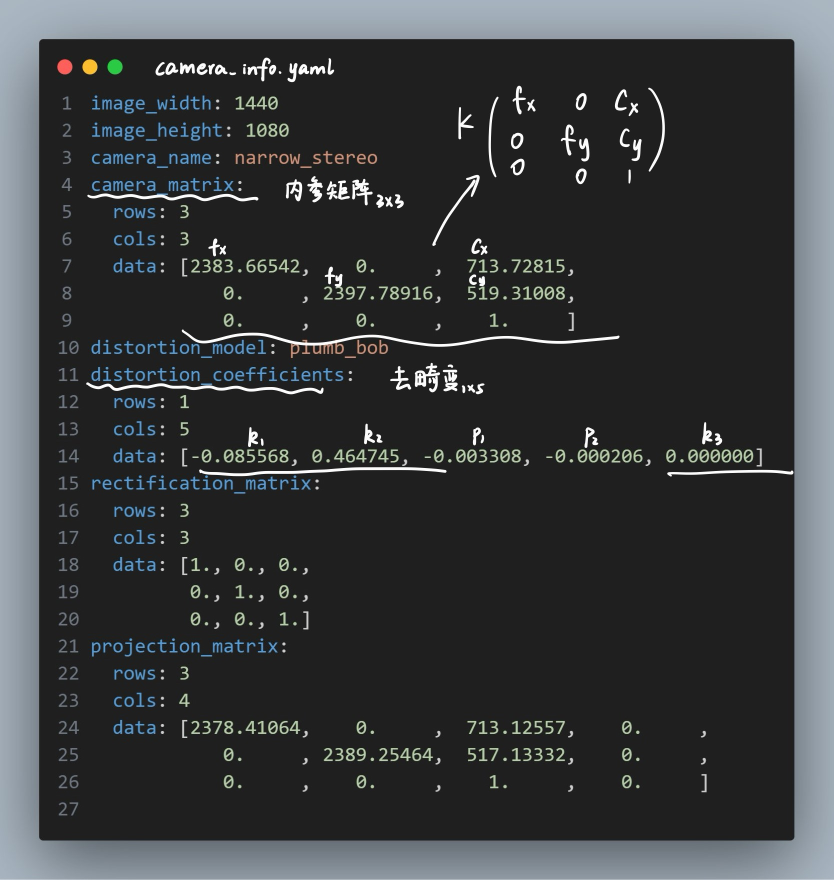
//> input picture Lesson4_camera_caliberation/images/1.2.jpg, 1667 x 1760 px (shown at 1/2 size)
$ ./03_otsu ../../../../../Lesson4_camera_caliberation/images/1.2.jpg   (built with g++ and OpenCV 4)
//> lines starting //> are read from the running program, lines starting //| are printed output that depends on the picture; after the words box and inside, x2 and y2 are one past the last pixel; in counts of white or black regions, pixels touching at a corner belong together
#include <opencv2/opencv.hpp>
#include <iostream>

using namespace cv;
using namespace std;

int main(int argc, char *argv[])
{
    if (argc < 2)
    {
        std::cerr << "Usage: " << argv[0] << " <image_path> <binary_threshold>" << std::endl;
        return -1;
    }

    std::string image_path = argv[1];
    cv::Mat src = cv::imread(image_path, cv::IMREAD_GRAYSCALE);
//> src: 1760 rows x 1667 cols, CV_8UC1; min 12, max 255, mean 58.7

    // 2. 创建输出矩阵
    Mat dst;

    // 3. 应用Otsu阈值分割
    double otsuThresh = threshold(src, dst, 0, 255, THRESH_BINARY | THRESH_OTSU);
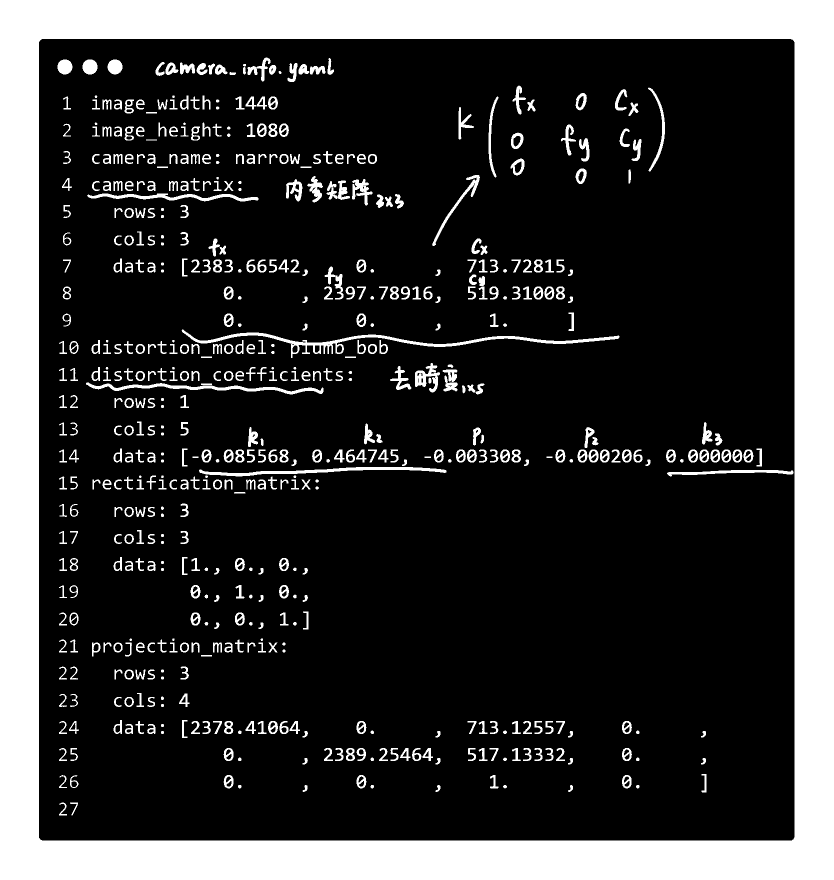
//> dst: 1760 rows x 1667 cols, CV_8UC1 (shown at 1/2 size); 21.5% white; 581 white regions, largest, box (x1, y1, x2, y2) and area: (0, 0, 1667, 1760) 511852, (363, 659, 1239, 716) 6108, (398, 934, 893, 953) 3041
//> otsuThresh = 94

    // 4. 显示结果和计算出的阈值
    cout << "Otsu算法计算的最佳阈值: " << otsuThresh << endl;
//| Otsu算法计算的最佳阈值: 94

    namedWindow("原始图像", WINDOW_AUTOSIZE);
    namedWindow("Otsu阈值分割结果", WINDOW_AUTOSIZE);

    imshow("原始图像", src);
    imshow("Otsu阈值分割结果", dst);

    // 5. 可选：绘制直方图（帮助理解Otsu原理）
    Mat hist;
    int histSize = 256;
    float range[] = {0, 256};
    const float *histRange = {range};
    calcHist(&src, 1, 0, Mat(), hist, 1, &histSize, &histRange);
//> hist = 256 values, max 2016169 at index 31, min 0 at index 0, mean 11460.6

    int hist_w = 512, hist_h = 400;
    int bin_w = cvRound((double)hist_w / histSize);
    Mat histImage(hist_h, hist_w, CV_8UC3, Scalar(255, 255, 255));

    // 归一化直方图
    normalize(hist, hist, 0, histImage.rows, NORM_MINMAX, -1, Mat());
//> hist = 256 values, max 400 at index 31, min 0 at index 0, mean 2.27

    // 绘制直方图
    for (int i = 1; i < histSize; i++)
    {
        line(histImage,
             Point(bin_w * (i - 1), hist_h - cvRound(hist.at<float>(i - 1))),
             Point(bin_w * (i), hist_h - cvRound(hist.at<float>(i))),
             Scalar(0, 0, 255), 2, 8, 0);
    }
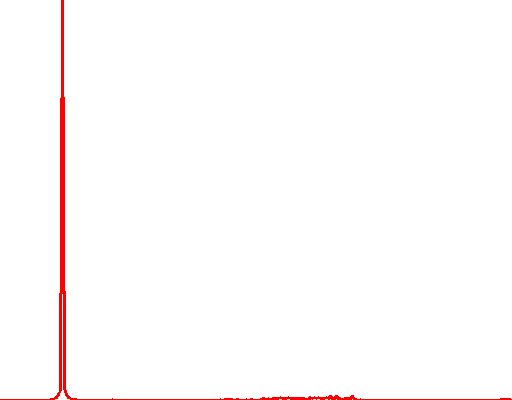
//> histImage: 400 rows x 512 cols, CV_8UC3; mean B, G, R 251.7, 251.7, 255

    // 在直方图上标记Otsu阈值
    line(histImage,
         Point(bin_w * otsuThresh, 0),
         Point(bin_w * otsuThresh, hist_h),
         Scalar(0, 255, 0), 2, 8, 0);

    putText(histImage, "Otsu Threshold: " + to_string(otsuThresh),
            Point(50, 50), FONT_HERSHEY_SIMPLEX, 0.8, Scalar(0, 0, 0), 2);
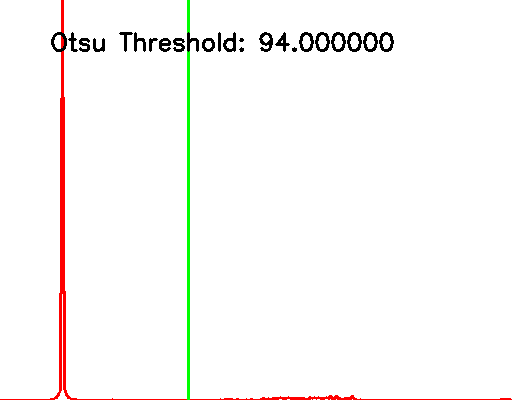
//> histImage: 400 rows x 512 cols, CV_8UC3; mean B, G, R 247.3, 248.7, 250.5

    namedWindow("灰度直方图", WINDOW_AUTOSIZE);
    imshow("灰度直方图", histImage);

    // 6. 保存结果
    imwrite("otsu_threshold_result.jpg", dst);

    // 7. 等待按键退出
    waitKey(0);
    return 0;
}

$ run again, on Lesson4_camera_caliberation/images/4.3.jpg
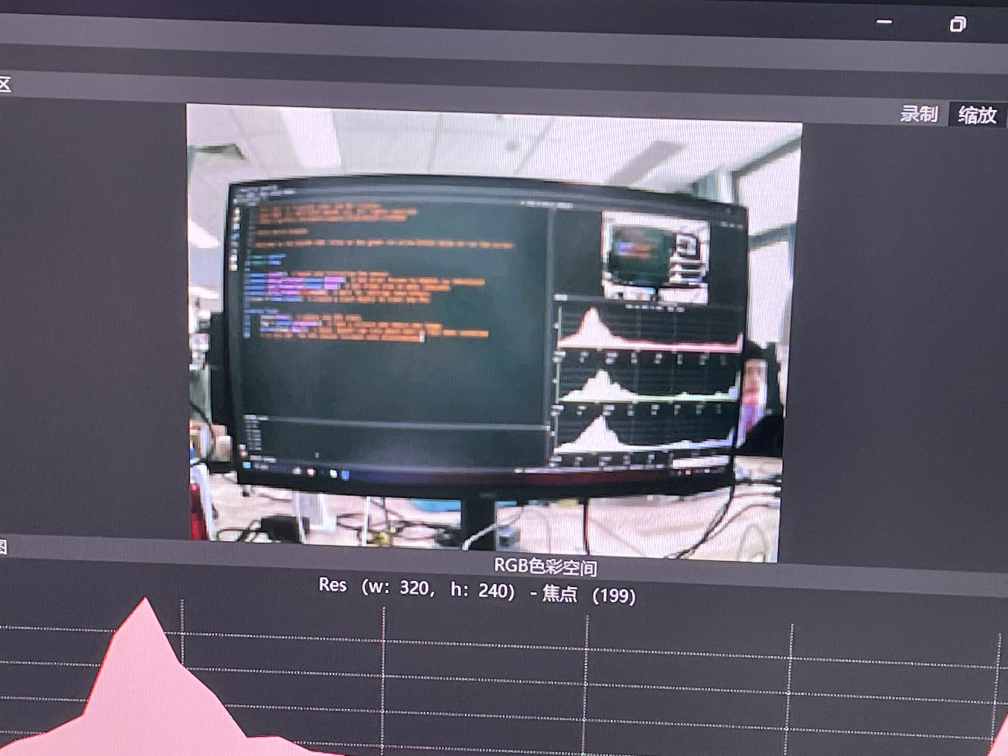
//> input picture Lesson4_camera_caliberation/images/4.3.jpg, 4032 x 3024 px (shown at 1/4 size)
//> `double otsuThresh = threshold(src, dst, 0, 255, THRESH_BINARY | THRESH..`:
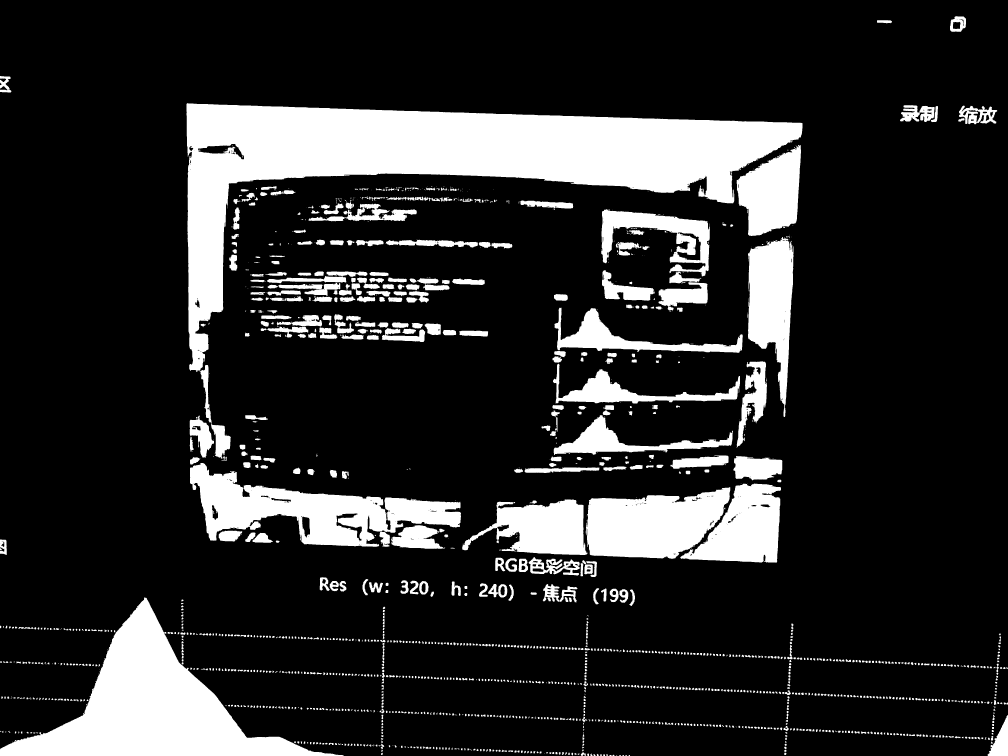
//> dst: 3024 rows x 4032 cols, CV_8UC1 (shown at 1/4 size); 17.2% white; 1699 white regions (383 under 20 px), largest, box (x1, y1, x2, y2) and area: (746, 413, 3210, 1487) 720236, (0, 2389, 1375, 3024) 291444, (760, 1852, 1844, 2187) 155172
//> otsuThresh = 143
//| Otsu算法计算的最佳阈值: 143
//> `calcHist(&src, 1, 0, Mat(), hist, 1, &histSize, &histRange);`: hist = 256 values, max 364959 at index 75, min 121 at index 0, mean 47628
//> `normalize(hist, hist, 0, histImage.rows, NORM_MINMAX, -1, Mat());`: hist = 256 values, max 400 at index 75, min 0 at index 0, mean 52.09
//> `putText(histImage, "Otsu Threshold: " + to_string(otsuThresh), Point(5..`:
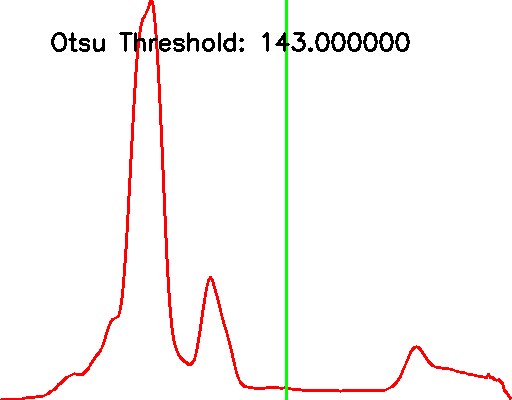
//> histImage: 400 rows x 512 cols, CV_8UC3; mean B, G, R 245.4, 246.9, 250.4

$ run again, on Lesson4_camera_caliberation/images/1.1.png
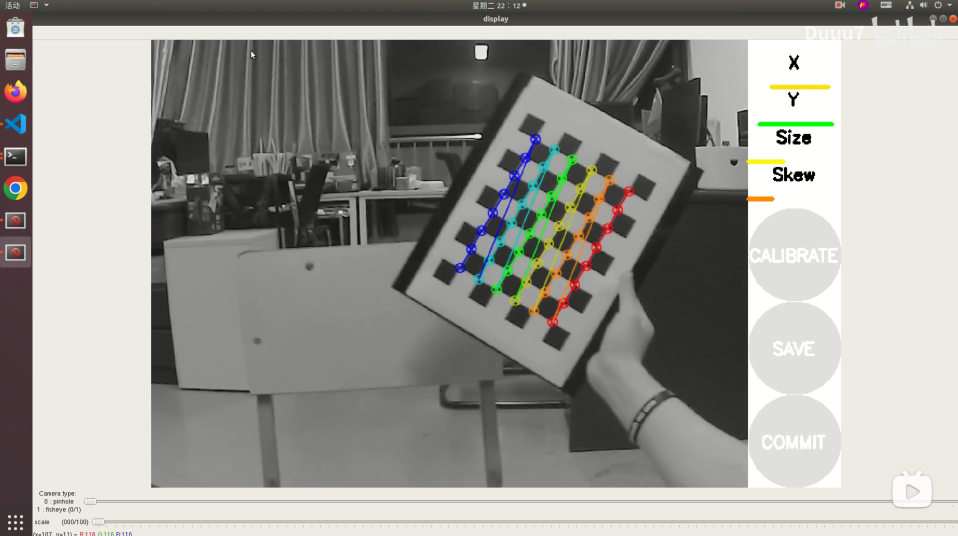
//> input picture Lesson4_camera_caliberation/images/1.1.png, 2872 x 1606 px (shown at 1/3 size)
//> `double otsuThresh = threshold(src, dst, 0, 255, THRESH_BINARY | THRESH..`:
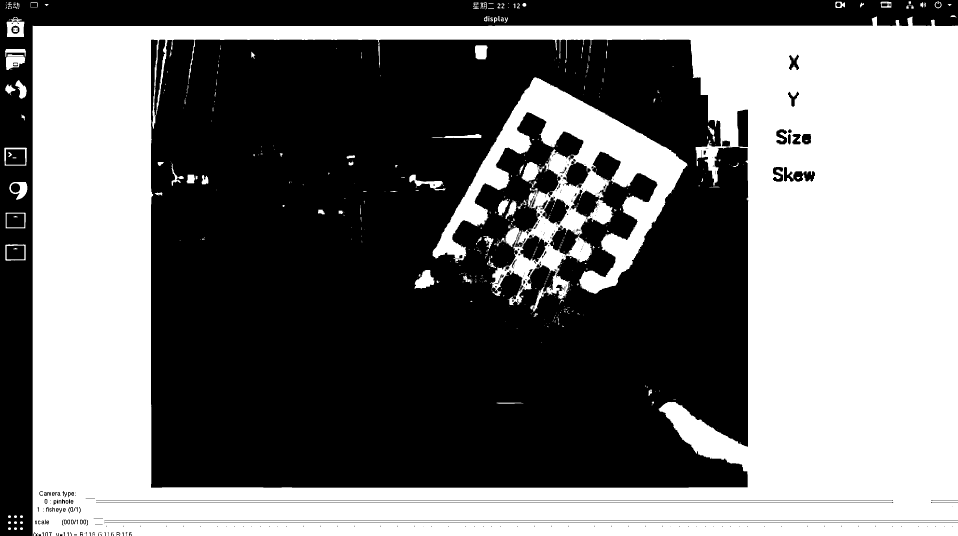
//> dst: 1606 rows x 2872 cols, CV_8UC1 (shown at 1/3 size); 45.1% white; 552 white regions (392 under 20 px), largest, box (x1, y1, x2, y2) and area: (98, 49, 2872, 1606) 1881239, (1298, 231, 2062, 916) 165615, (1565, 486, 1633, 545) 2151
//> otsuThresh = 159
//| Otsu算法计算的最佳阈值: 159
//> `calcHist(&src, 1, 0, Mat(), hist, 1, &histSize, &histRange);`: hist = 256 values, max 1260949 at index 234, min 4 at index 27, mean 18017.3
//> `normalize(hist, hist, 0, histImage.rows, NORM_MINMAX, -1, Mat());`: hist = 256 values, max 400 at index 234, min 0 at index 27, mean 5.71
//> `putText(histImage, "Otsu Threshold: " + to_string(otsuThresh), Point(5..`:
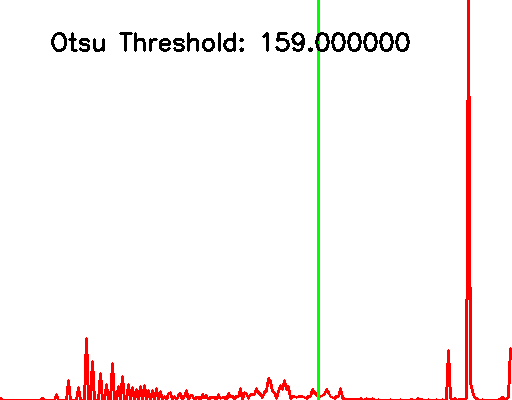
//> histImage: 400 rows x 512 cols, CV_8UC3; mean B, G, R 243.9, 245.4, 250.4
